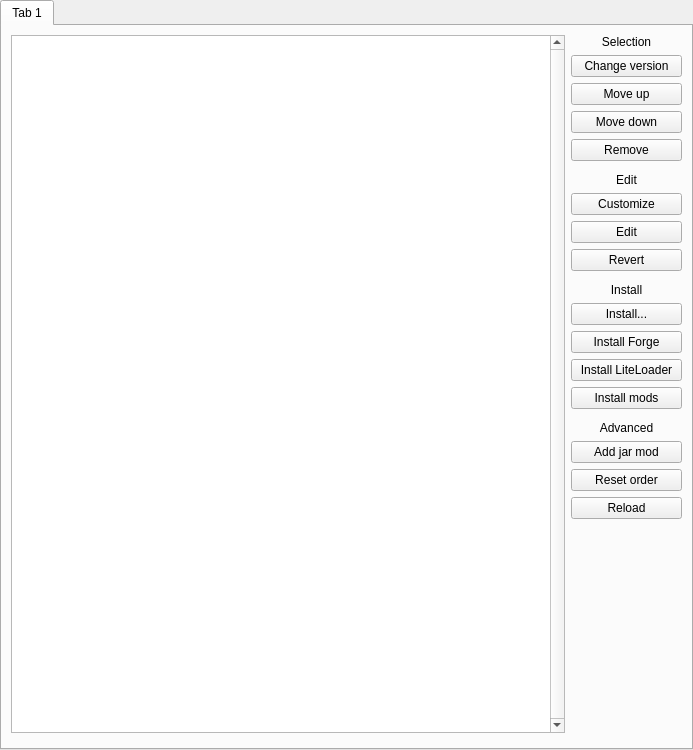
<?xml version="1.0" encoding="UTF-8"?>
<ui version="4.0">
 <class>VersionPage</class>
 <widget class="QWidget" name="VersionPage">
  <property name="geometry">
   <rect>
    <x>0</x>
    <y>0</y>
    <width>693</width>
    <height>750</height>
   </rect>
  </property>
  <layout class="QVBoxLayout" name="verticalLayout">
   <property name="leftMargin">
    <number>0</number>
   </property>
   <property name="topMargin">
    <number>0</number>
   </property>
   <property name="rightMargin">
    <number>0</number>
   </property>
   <property name="bottomMargin">
    <number>0</number>
   </property>
   <item>
    <widget class="QTabWidget" name="tabWidget">
     <property name="currentIndex">
      <number>0</number>
     </property>
     <widget class="QWidget" name="tab">
      <attribute name="title">
       <string notr="true">Tab 1</string>
      </attribute>
      <layout class="QGridLayout" name="gridLayout">
       <item row="0" column="0">
        <widget class="ModListView" name="packageView">
         <property name="verticalScrollBarPolicy">
          <enum>Qt::ScrollBarAlwaysOn</enum>
         </property>
         <property name="horizontalScrollBarPolicy">
          <enum>Qt::ScrollBarAlwaysOff</enum>
         </property>
         <property name="headerHidden">
          <bool>false</bool>
         </property>
         <attribute name="headerVisible">
          <bool>true</bool>
         </attribute>
        </widget>
       </item>
       <item row="0" column="1">
        <layout class="QVBoxLayout" name="verticalLayout_4">
         <item>
          <widget class="QLabel" name="label">
           <property name="text">
            <string>Selection</string>
           </property>
           <property name="alignment">
            <set>Qt::AlignCenter</set>
           </property>
          </widget>
         </item>
         <item>
          <widget class="QPushButton" name="changeVersionBtn">
           <property name="toolTip">
            <string>Change version of the selected package.</string>
           </property>
           <property name="text">
            <string>Change version</string>
           </property>
          </widget>
         </item>
         <item>
          <widget class="QPushButton" name="moveUpBtn">
           <property name="toolTip">
            <string>Make the selected package apply sooner.</string>
           </property>
           <property name="text">
            <string>Move up</string>
           </property>
          </widget>
         </item>
         <item>
          <widget class="QPushButton" name="moveDownBtn">
           <property name="toolTip">
            <string>Make the selected package apply later.</string>
           </property>
           <property name="text">
            <string>Move down</string>
           </property>
          </widget>
         </item>
         <item>
          <widget class="QPushButton" name="removeBtn">
           <property name="toolTip">
            <string>Remove selected package from the instance.</string>
           </property>
           <property name="text">
            <string>Remove</string>
           </property>
          </widget>
         </item>
         <item>
          <widget class="LineSeparator" name="separator_4" native="true"/>
         </item>
         <item>
          <widget class="QLabel" name="label_10">
           <property name="text">
            <string>Edit</string>
           </property>
           <property name="alignment">
            <set>Qt::AlignCenter</set>
           </property>
          </widget>
         </item>
         <item>
          <widget class="QPushButton" name="customizeBtn">
           <property name="toolTip">
            <string>Customize selected package.</string>
           </property>
           <property name="text">
            <string>Customize</string>
           </property>
          </widget>
         </item>
         <item>
          <widget class="QPushButton" name="editBtn">
           <property name="toolTip">
            <string>Edit selected package.</string>
           </property>
           <property name="text">
            <string>Edit</string>
           </property>
          </widget>
         </item>
         <item>
          <widget class="QPushButton" name="revertBtn">
           <property name="toolTip">
            <string>Revert the selected package to default.</string>
           </property>
           <property name="text">
            <string>Revert</string>
           </property>
          </widget>
         </item>
         <item>
          <widget class="LineSeparator" name="separator" native="true"/>
         </item>
         <item>
          <widget class="QLabel" name="label_2">
           <property name="text">
            <string>Install</string>
           </property>
           <property name="alignment">
            <set>Qt::AlignCenter</set>
           </property>
          </widget>
         </item>
         <item>
          <widget class="QPushButton" name="installBtn">
           <property name="text">
            <string>Install...</string>
           </property>
          </widget>
         </item>
         <item>
          <widget class="QPushButton" name="forgeBtn">
           <property name="toolTip">
            <string>Install the Minecraft Forge package.</string>
           </property>
           <property name="text">
            <string>Install Forge</string>
           </property>
          </widget>
         </item>
         <item>
          <widget class="QPushButton" name="liteloaderBtn">
           <property name="toolTip">
            <string>Install the LiteLoader package.</string>
           </property>
           <property name="text">
            <string>Install LiteLoader</string>
           </property>
          </widget>
         </item>
         <item>
          <widget class="QPushButton" name="modBtn">
           <property name="toolTip">
            <string>Install normal mods.</string>
           </property>
           <property name="text">
            <string>Install mods</string>
           </property>
          </widget>
         </item>
         <item>
          <widget class="LineSeparator" name="widget" native="true"/>
         </item>
         <item>
          <widget class="QLabel" name="label_5">
           <property name="text">
            <string>Advanced</string>
           </property>
           <property name="alignment">
            <set>Qt::AlignCenter</set>
           </property>
          </widget>
         </item>
         <item>
          <widget class="QPushButton" name="jarmodBtn">
           <property name="toolTip">
            <string>Add a mod into the Minecraft jar file.</string>
           </property>
           <property name="text">
            <string>Add jar mod</string>
           </property>
          </widget>
         </item>
         <item>
          <widget class="QPushButton" name="resetOrderBtn">
           <property name="toolTip">
            <string>Reset apply order of packages.</string>
           </property>
           <property name="text">
            <string>Reset order</string>
           </property>
          </widget>
         </item>
         <item>
          <widget class="QPushButton" name="reloadBtn">
           <property name="toolTip">
            <string>Reload all packages.</string>
           </property>
           <property name="text">
            <string>Reload</string>
           </property>
          </widget>
         </item>
         <item>
          <spacer name="verticalSpacer_7">
           <property name="orientation">
            <enum>Qt::Vertical</enum>
           </property>
           <property name="sizeHint" stdset="0">
            <size>
             <width>111</width>
             <height>13</height>
            </size>
           </property>
          </spacer>
         </item>
        </layout>
       </item>
       <item row="1" column="0" colspan="2">
        <widget class="MCModInfoFrame" name="frame">
         <property name="sizePolicy">
          <sizepolicy hsizetype="Preferred" vsizetype="Minimum">
           <horstretch>0</horstretch>
           <verstretch>0</verstretch>
          </sizepolicy>
         </property>
        </widget>
       </item>
      </layout>
     </widget>
    </widget>
   </item>
  </layout>
 </widget>
 <customwidgets>
  <customwidget>
   <class>ModListView</class>
   <extends>QTreeView</extends>
   <header>widgets/ModListView.h</header>
  </customwidget>
  <customwidget>
   <class>LineSeparator</class>
   <extends>QWidget</extends>
   <header>widgets/LineSeparator.h</header>
   <container>1</container>
  </customwidget>
  <customwidget>
   <class>MCModInfoFrame</class>
   <extends>QFrame</extends>
   <header>widgets/MCModInfoFrame.h</header>
   <container>1</container>
  </customwidget>
 </customwidgets>
 <tabstops>
  <tabstop>tabWidget</tabstop>
  <tabstop>packageView</tabstop>
  <tabstop>changeVersionBtn</tabstop>
  <tabstop>moveUpBtn</tabstop>
  <tabstop>moveDownBtn</tabstop>
  <tabstop>removeBtn</tabstop>
  <tabstop>customizeBtn</tabstop>
  <tabstop>editBtn</tabstop>
  <tabstop>revertBtn</tabstop>
  <tabstop>forgeBtn</tabstop>
  <tabstop>liteloaderBtn</tabstop>
  <tabstop>modBtn</tabstop>
  <tabstop>jarmodBtn</tabstop>
  <tabstop>resetOrderBtn</tabstop>
  <tabstop>reloadBtn</tabstop>
 </tabstops>
 <resources/>
 <connections/>
</ui>
